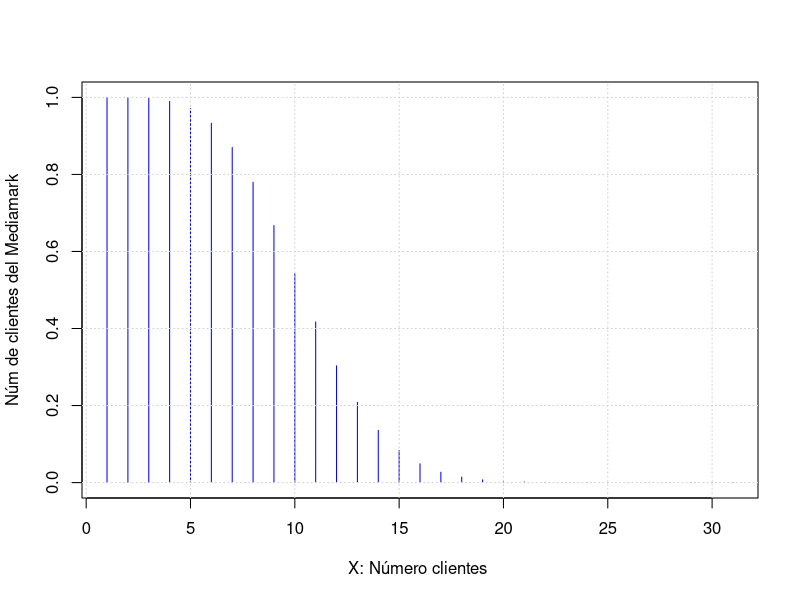
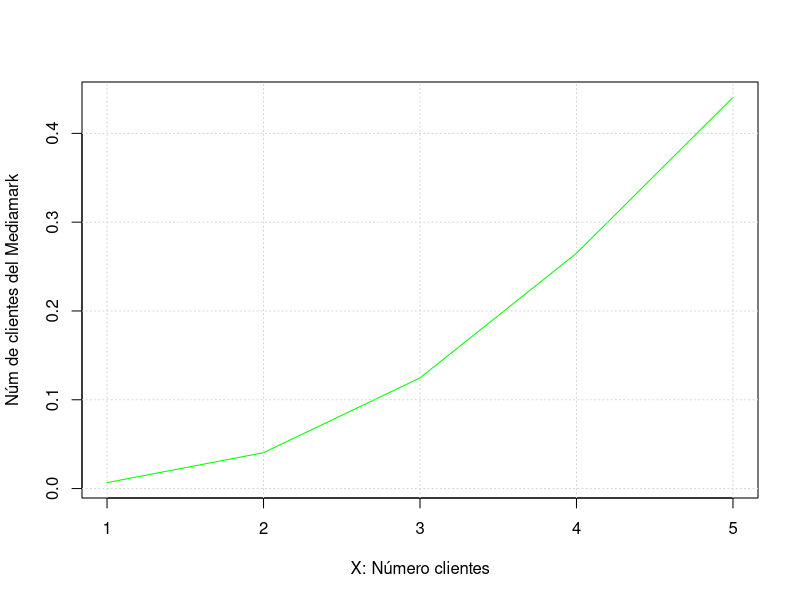

The R script that drew these images, in order:
## ---- chunk 1
 # a) y d)

#a)la propabilidad que lleguen mas de 10 clientes en 1 hora 
c=10 # 10 clientes
C_M=60*5/20 # Como son 5 cada 20 minutos haciendo regla de 3 
# en 1 hora serian 15 clientes
C_M
1-ppois(c,C_M)
#------------------------------------------
# d)
#Para poder visualizarlo lo hacemos asi
exponer=1-ppois(0:30,10) 
plot(exponer, xlab= "X: Número clientes ", ylab = "Probabilidad de 
Núm de clientes del Mediamark", col="blue", type = "h")
grid()
## ---- chunk 2
#b) Probabilidad de menos de 5 clientes en 20 minutos
c1=4 # Al menos 5 clientes 
C_M2=5 # Numero de clientes en 20 minutos 
J=ppois(c1,C_M2)
J
#------------------------------------------------
# d)
#Para poder visualizarlo seria asi 
dato=ppois(0:4,C_M2) 
dato
plot(dato, xlab= "X: Número clientes", ylab = "Probabilidad de 
Núm de clientes del Mediamark", col="green", type = "l")
grid()
## ---- chunk 3
#c) El numero medio de llegas en 2 horas si en 1 hora eran 
# 15 clientes obviamente en 2 horas serian 30 clientes 
clientesminuto=5
tiempo=20
tiempo_hora_Cliente=3
hora=clientesminuto*tiempo_hora_Cliente
Segundahora=hora*2
Segundahora
#El numero es 40 clientes en 2 horas 
